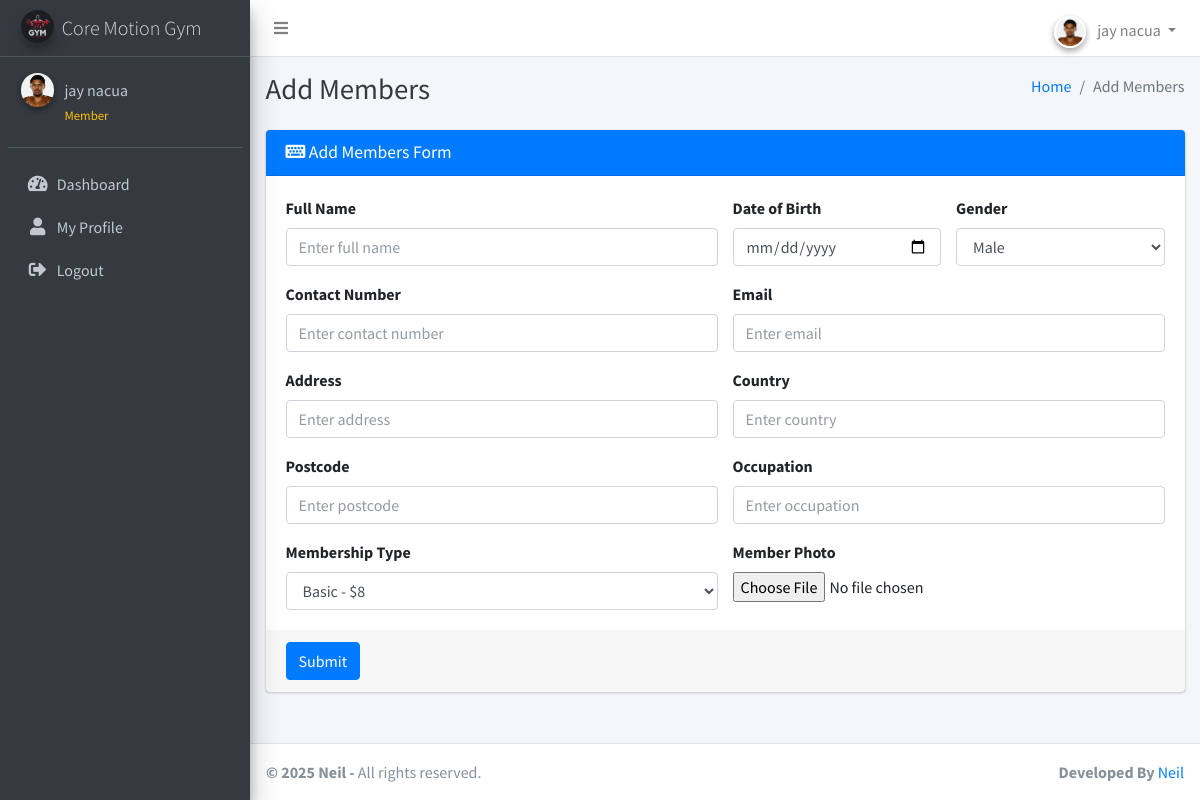
The app's page /add_members.php (signed in) with its own data.
### tables this page shows
CREATE TABLE `members` (
  `id` int(11) NOT NULL,
  `fullname` varchar(255) NOT NULL,
  `dob` date NOT NULL,
  `gender` varchar(10) NOT NULL,
  `contact_number` varchar(20) NOT NULL,
  `email` varchar(255) NOT NULL,
  `password` varchar(255) DEFAULT NULL,
  `address` varchar(255) NOT NULL,
  `country` varchar(255) NOT NULL,
  `postcode` varchar(20) NOT NULL,
  `occupation` varchar(255) NOT NULL,
  `membership_type` int(11) NOT NULL,
  `membership_number` varchar(20) NOT NULL,
  `created_at` timestamp NOT NULL DEFAULT current_timestamp(),
  `photo` varchar(255) NOT NULL,
  `expiry_date` date DEFAULT NULL,
  `role` enum('admin','member') DEFAULT 'member',
  `is_active` tinyint(1) DEFAULT 1,
  `last_login` timestamp NULL DEFAULT NULL
);

CREATE TABLE `settings` (
  `id` int(11) NOT NULL,
  `system_name` varchar(255) NOT NULL,
  `logo` varchar(255) NOT NULL,
  `currency` varchar(50) NOT NULL
);

### add_members.php (the view, shortened to what this page needs)
<?php
include('includes/config.php');
$membershipTypesQuery = "SELECT id, type, amount FROM membership_types";
$membershipTypesResult = $conn->query($membershipTypesQuery);
?>
<?php include('includes/header.php');?>
<body class="hold-transition sidebar-mini layout-fixed layout-navbar-fixed layout-footer-fixed">
<div class="wrapper">
    <?php include('includes/nav.php'); ?>
    <?php include('includes/sidebar.php'); ?>
    <div class="content-wrapper">
        <?php include('includes/pagetitle.php'); ?>
        <section class="content">
            <div class="container-fluid">
                <div class="row">
                    <div class="col-md-12">
                        <div class="card card-primary">
                            <div class="card-header">
                                <h3 class="card-title"><i class="fas fa-keyboard"></i> Add Members Form</h3>
                            </div>
                            <form method="post" action="" enctype="multipart/form-data">
                                <div class="card-body">
                                    <div class="row">
                                        <div class="col-sm-6">
                                            <label for="fullname">Full Name</label>
                                            <input type="text" class="form-control" id="fullname" name="fullname"
                                                   placeholder="Enter full name" required>
                                        </div>
                                        <div class="col-sm-3">
                                            <label for="dob">Date of Birth</label>
                                            <input type="date" class="form-control" id="dob" name="dob" required>
                                        </div>
                                        <div class="col-sm-3">
                                            <label for="gender">Gender</label>
                                            <select class="form-control" id="gender" name="gender" required>
                                                <option value="Male">Male</option>
                                            </select>
                                        </div>
                                    </div>
                                    <div class="row mt-3">
                                        <div class="col-sm-6">
                                            <label for="contactNumber">Contact Number</label>
                                            <input type="tel" class="form-control" id="contactNumber"
                                                   name="contactNumber" placeholder="Enter contact number" required>
                                        </div>
                                        <div class="col-sm-6">
                                            <label for="email">Email</label>
                                            <input type="email" class="form-control" id="email" name="email"
                                                   placeholder="Enter email" required>
                                        </div>
                                    </div>
                                    <div class="row mt-3">
                                        <div class="col-sm-6">
                                            <label for="address">Address</label>
                                            <input type="text" class="form-control" id="address" name="address"
                                                   placeholder="Enter address" required>
                                        </div>
                                        <div class="col-sm-6">
                                            <label for="country">Country</label>
                                            <input type="text" class="form-control" id="country" name="country"
                                                   placeholder="Enter country" required>
                                        </div>
                                    </div>
                                    <div class="row mt-3">
                                        <div class="col-sm-6">
                                            <label for="postcode">Postcode</label>
                                            <input type="text" class="form-control" id="postcode" name="postcode"
                                                   placeholder="Enter postcode" required>
                                        </div>
                                        <div class="col-sm-6">
                                            <label for="occupation">Occupation</label>
                                            <input type="text" class="form-control" id="occupation" name="occupation"
                                                   placeholder="Enter occupation" required>
                                        </div>
                                    </div>
                                    <div class="row mt-3">
                                    <div class="col-sm-6">
                                        <label for="membershipType">Membership Type</label>
                                        <select class="form-control" id="membershipType" name="membershipType" required>
                                            <?php
                                            if ($membershipTypesResult) {
                                                while ($row = $membershipTypesResult->fetch_assoc()) {
                                                    $currencyQuery = "SELECT currency FROM settings";
                                                    $currencyResult = $conn->query($currencyQuery);
                                                    if ($currencyResult->num_rows > 0) {
                                                        $currencyRow = $currencyResult->fetch_assoc();
                                                        $currencySymbol = $currencyRow['currency'];
                                                    } else {
                                                        $currencySymbol = '$';
                                                    }
                                                    echo "<option value='{$row['id']}'>{$row['type']} - {$currencySymbol}{$row['amount']}</option>";
                                                }
                                            } else {
                                                echo "Error: " . $conn->error;
                                            }
                                            ?>
                                        </select>
                                    </div>
                                    <div class="col-sm-6">
                                        <label for="photo">Member Photo</label>
                                        <input type="file" class="form-control-file" id="photo" name="photo">
                                    </div>
                                </div>
                                </div>
                                <div class="card-footer">
                                    <button type="submit" class="btn btn-primary">Submit</button>
                                </div>
                            </form>
                        </div>
                    </div>
                </div>
            </div>
        </section>
    </div>
    <footer class="main-footer">
        <strong> &copy; <?php echo date('Y');?> Neil</a> -</strong>
        All rights reserved.
        <div class="float-right d-none d-sm-inline-block">
        <b>Developed By</b> <a href="">Neil</a>
        </div>
    </footer>
</div>
</body>
</html>

### includes/nav.php (shortened to what this page needs)
<nav class="main-header navbar navbar-expand navbar-white navbar-light">
    <ul class="navbar-nav">
        <li class="nav-item">
            <a class="nav-link" data-widget="pushmenu" href="#" role="button"><i class="fas fa-bars"></i></a>
        </li>
    </ul>
    <ul class="navbar-nav ml-auto">
        <li class="nav-item dropdown">
            <a class="nav-link dropdown-toggle" data-toggle="dropdown" href="#" role="button">
                <?php if (isset($_SESSION['user_type']) && $_SESSION['user_type'] == 'member'): ?>
                    <?php
                    $memberId = $_SESSION['user_id'];
                    $photoQuery = "SELECT photo FROM members WHERE id = $memberId";
                    $photoResult = $conn->query($photoQuery);
                    $memberPhoto = $photoResult->fetch_assoc();
                    $photoPath = (!empty($memberPhoto['photo']) && $memberPhoto['photo'] != 'default.jpg') ?
                                'uploads/member_photos/' . $memberPhoto['photo'] : 'dist/img/snap.jpg';
                    ?>
                    <img src="<?php echo $photoPath; ?>" class="user-image img-circle elevation-2" alt="Member Avatar"
                         style="width: 32px; height: 32px; object-fit: cover; border: 2px solid #fff;">
                <?php else: ?>
                    <img src="dist/img/snap.jpg" class="user-image img-circle elevation-2" alt="Admin Avatar"
                         style="width: 32px; height: 32px; object-fit: cover; border: 2px solid #fff;">
                <?php endif; ?>
                <span class="d-none d-md-inline ml-2">
                    <?php echo isset($_SESSION['fullname']) ? $_SESSION['fullname'] : 'User'; ?>
                </span>
            </a>
        </li>
    </ul>
</nav>

### includes/sidebar.php (shortened to what this page needs)
<aside class="main-sidebar sidebar-dark-primary elevation-4">
  <a href="<?php echo isset($_SESSION['user_type']) && $_SESSION['user_type'] == 'member' ? 'member_dashboard.php' : 'dashboard.php'; ?>" class="brand-link">
    <?php
    $fetchLogoQuery = "SELECT logo, system_name FROM settings WHERE id = 1";
    $fetchLogoResult = $conn->query($fetchLogoQuery);
    if ($fetchLogoResult->num_rows > 0) {
        $settings = $fetchLogoResult->fetch_assoc();
        $logoPath = $settings['logo'];
        $systemName = $settings['system_name'];
    } else {
        $logoPath = 'dist/img/default-logo.png';
        $systemName = 'Core Motion System';
    }
    ?>
    <img src="<?php echo $logoPath; ?>" alt="Logo" class="brand-image img-circle elevation-3" style="opacity: .8">
    <span class="brand-text font-weight-light"><?php echo $systemName; ?></span>
  </a>
  <div class="sidebar">
    <div class="user-panel mt-3 pb-3 mb-3 d-flex">
      <div class="image">
        <?php if (isset($_SESSION['user_type']) && $_SESSION['user_type'] == 'member'): ?>
          <?php
          $memberId = $_SESSION['user_id'];
          $photoQuery = "SELECT photo FROM members WHERE id = $memberId";
          $photoResult = $conn->query($photoQuery);
          $memberPhoto = $photoResult->fetch_assoc();
          $photoPath = (!empty($memberPhoto['photo']) && $memberPhoto['photo'] != 'default.jpg') ?
                      'uploads/member_photos/' . $memberPhoto['photo'] : 'dist/img/avatar.png';
          ?>
          <img src="<?php echo $photoPath; ?>" class="img-circle elevation-2" alt="User Image">
        <?php else: ?>
          <img src="dist/img/snap.jpg" class="img-circle elevation-2" alt="User Image">
        <?php endif; ?>
      </div>
      <div class="info">
        <a href="#" class="d-block"><?php echo isset($_SESSION['fullname']) ? $_SESSION['fullname'] : 'User'; ?></a>
        <small class="text-warning"><?php echo isset($_SESSION['user_type']) ? ucfirst($_SESSION['user_type']) : 'Guest'; ?></small>
      </div>
    </div>
    <nav class="mt-2">
      <ul class="nav nav-pills nav-sidebar flex-column" data-widget="treeview" role="menu" data-accordion="false">
        <?php if (isset($_SESSION['user_type']) && $_SESSION['user_type'] == 'admin'): ?>
          <li class="nav-item">
            <a href="dashboard.php" class="nav-link">
              <i class="nav-icon fas fa-tachometer-alt"></i>
              <p>Dashboard</p>
            </a>
          </li>
          <li class="nav-item">
            <a href="add_members.php" class="nav-link">
              <i class="nav-icon fas fa-user-plus"></i>
              <p>Add Members</p>
            </a>
          </li>
          <li class="nav-item">
            <a href="manage_members.php" class="nav-link">
              <i class="nav-icon fas fa-users"></i>
              <p>Manage Members</p>
            </a>
          </li>
          <li class="nav-item">
          </li>
          <li class="nav-item">
            <a href="view_type.php" class="nav-link">
              <i class="nav-icon fas fa-list"></i>
              <p>View Membership Types</p>
            </a>
          </li>
          <li class="nav-item">
            <a href="list_renewal.php" class="nav-link">
              <i class="nav-icon fas fa-sync-alt"></i>
              <p>Renew Memberships</p>
            </a>
          </li>
          <li class="nav-item">
            <a href="report.php" class="nav-link">
              <i class="nav-icon fas fa-chart-bar"></i>
              <p>Members Report</p>
            </a>
          </li>
          <li class="nav-item">
            <a href="revenue_report.php" class="nav-link">
              <i class="nav-icon fas fa-money-bill-wave"></i>
              <p>Revenue Report</p>
            </a>
          </li>
          <li class="nav-item">
            <a href="settings.php" class="nav-link">
              <i class="nav-icon fas fa-cogs"></i>
              <p>Settings</p>
            </a>
          </li>
        <?php else: ?>
          <li class="nav-item">
            <a href="member_dashboard.php" class="nav-link">
              <i class="nav-icon fas fa-tachometer-alt"></i>
              <p>Dashboard</p>
            </a>
          </li>
          <li class="nav-item">
            <a href="member_profile.php" class="nav-link">
              <i class="nav-icon fas fa-user"></i>
              <p>My Profile</p>
            </a>
          </li>
        <?php endif; ?>
        <li class="nav-item">
          <a href="logout.php" class="nav-link">
            <i class="nav-icon fas fa-sign-out-alt"></i>
            <p>Logout</p>
          </a>
        </li>
      </ul>
    </nav>
  </div>
</aside>

### records on screen
members: photo (picture)
settings: logo (picture), system_name "Core Motion Gym"

### other values on screen
$_SESSION['fullname'] "jay nacua"
$_SESSION['user_type'] "Member"
$pageTitle "Add Members"
form field membershipType "Basic - $8"
